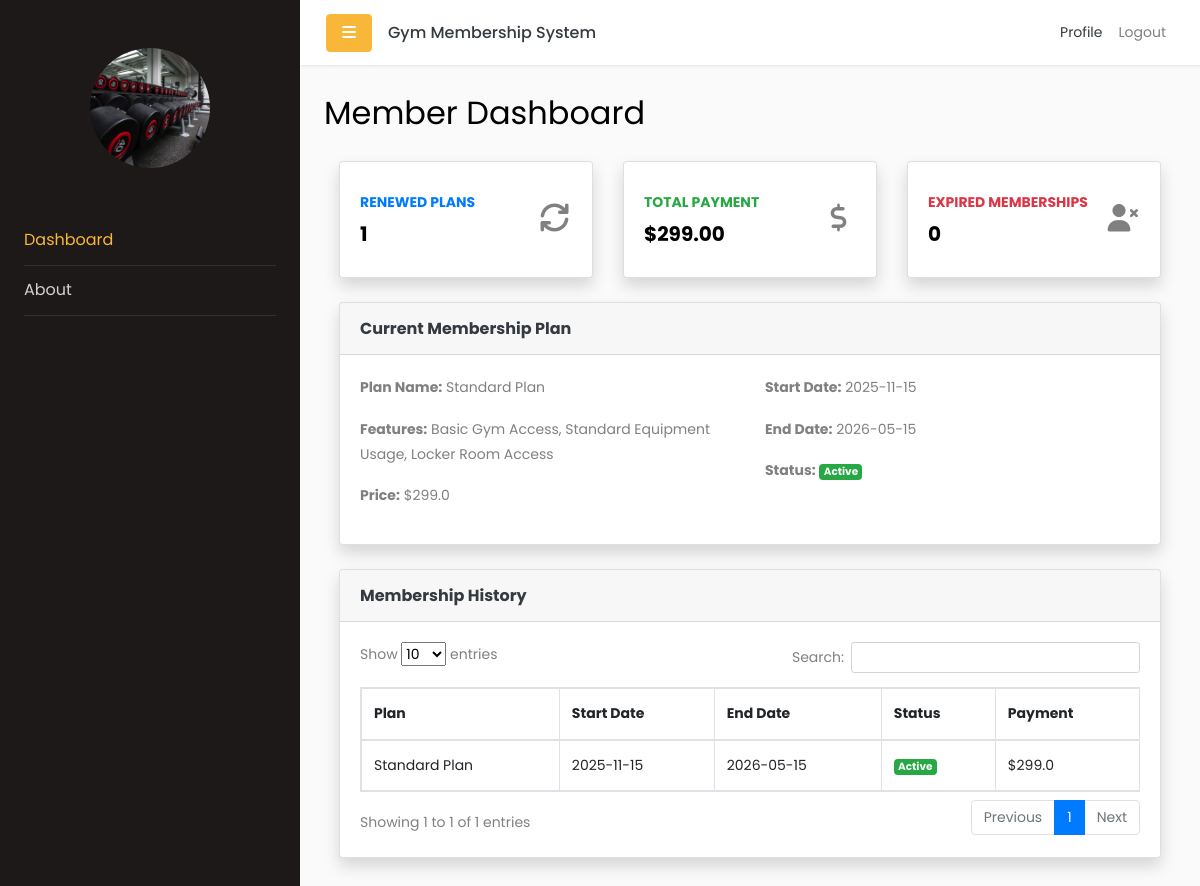
The page /member/dashboard (signed in) on the database its author committed.
### app/models.py (models this page shows)
class MembershipPlan(db.Model):
    __tablename__ = 'membership_plans'
    id = db.Column(db.Integer, primary_key=True)
    name = db.Column(db.String(100), nullable=False)
    features = db.Column(db.Text)
    price = db.Column(db.Float, nullable=False)
    duration_months = db.Column(db.Integer, nullable=False)  # Duration in months
    status = db.Column(db.String(20), default='available')  # 'available' or 'unavailable'
    created_at = db.Column(db.DateTime, default=lambda: datetime.now(timezone.utc))

class Membership(db.Model):
    __tablename__ = 'memberships'
    id = db.Column(db.Integer, primary_key=True)
    member_id = db.Column(db.Integer, db.ForeignKey('users.id'), nullable=False)
    plan_id = db.Column(db.Integer, db.ForeignKey('membership_plans.id'), nullable=False)
    start_date = db.Column(db.DateTime, nullable=False)
    end_date = db.Column(db.DateTime, nullable=False)
    paymentMethod = db.Column(db.String(100))  # e.g., 'credit_card', 'cash', etc.
    status = db.Column(db.String(20), default='active')  # 'active', 'expired', 'cancelled'
    created_at = db.Column(db.DateTime, default=lambda: datetime.now(timezone.utc))
    user = db.relationship('User', backref=db.backref('memberships', lazy=True))
    plan = db.relationship('MembershipPlan', backref=db.backref('memberships', lazy=True))

### app/routes/member_routes.py (the view)
@member_bp.route('/member/dashboard')
@login_required
@role_required('member')
def member_dashboard():
    from flask_login import current_user
    from app.models import Membership, MembershipPlan, MembershipRenewal, db
    memberships = Membership.query.filter_by(member_id=current_user.id).order_by(Membership.start_date.desc()).all()
    membership_history = []
    total_payment = 0
    expired_count = 0
    renewed_count = 0
    current_membership = None
    current_plan = None
    for m in memberships:
        plan = MembershipPlan.query.get(m.plan_id)
        membership_history.append((m, plan))
        total_payment += plan.price if plan else 0
        if m.status == 'expired':
            expired_count += 1
        if MembershipRenewal.query.filter_by(membership_id=m.id).count() > 0:
            renewed_count += 1
        if m.status == 'active' and not current_membership:
            current_membership = m
            current_plan = plan
    return render_template(
        'member/dashboard.html',
        renewed_count=renewed_count,
        total_payment=total_payment,
        expired_count=expired_count,
        current_membership=current_membership,
        current_plan=current_plan,
        membership_history=membership_history
    )

### app/__init__.py (called while the page is built)
@login_manager.user_loader
def load_user(user_id):
    return User.query.get(int(user_id))

### app/templates/member/dashboard.html (shortened to what this page needs)
{% extends 'base.html' %}
{% block content %}
<h2 class="mb-4">Member Dashboard</h2>
<div class="container-fluid">
    <div class="row">
        <div class="col-xl-4 col-md-6 mb-4">
            <div class="card border-left-primary shadow h-100 py-2">
                <div class="card-body">
                    <div class="row no-gutters align-items-center">
                        <div class="col mr-2">
                            <div class="text-xs font-weight-bold text-primary text-uppercase mb-1">Renewed Plans</div>
                            <div class="h5 mb-0 font-weight-bold text-gray-800">{{ renewed_count }}</div>
                        </div>
                        <div class="col-auto">
                            <i class="fas fa-sync fa-2x text-gray-300"></i>
                        </div>
                    </div>
                </div>
            </div>
        </div>
        <div class="col-xl-4 col-md-6 mb-4">
            <div class="card border-left-success shadow h-100 py-2">
                <div class="card-body">
                    <div class="row no-gutters align-items-center">
                        <div class="col mr-2">
                            <div class="text-xs font-weight-bold text-success text-uppercase mb-1">Total Payment</div>
                            <div class="h5 mb-0 font-weight-bold text-gray-800">${{ '{:,.2f}'.format(total_payment) }}</div>
                        </div>
                        <div class="col-auto">
                            <i class="fas fa-dollar-sign fa-2x text-gray-300"></i>
                        </div>
                    </div>
                </div>
            </div>
        </div>
        <div class="col-xl-4 col-md-6 mb-4">
            <div class="card border-left-danger shadow h-100 py-2">
                <div class="card-body">
                    <div class="row no-gutters align-items-center">
                        <div class="col mr-2">
                            <div class="text-xs font-weight-bold text-danger text-uppercase mb-1">Expired Memberships</div>
                            <div class="h5 mb-0 font-weight-bold text-gray-800">{{ expired_count }}</div>
                        </div>
                        <div class="col-auto">
                            <i class="fas fa-user-times fa-2x text-gray-300"></i>
                        </div>
                    </div>
                </div>
            </div>
        </div>
    </div>
    <div class="card shadow mb-4">
        <div class="card-header py-3">
            <h6 class="m-0 font-weight-bold text-dark">Current Membership Plan</h6>
        </div>
        <div class="card-body">
            {% if current_membership and current_plan %}
            <div class="row">
                <div class="col-md-6">
                    <p><strong>Plan Name:</strong> {{ current_plan.name }}</p>
                    <p><strong>Features:</strong> {{ current_plan.features }}</p>
                    <p><strong>Price:</strong> ${{ current_plan.price }}</p>
                </div>
                <div class="col-md-6">
                    <p><strong>Start Date:</strong> {{ current_membership.start_date.strftime('%Y-%m-%d') }}</p>
                    <p><strong>End Date:</strong> {{ current_membership.end_date.strftime('%Y-%m-%d') }}</p>
                    <p><strong>Status:</strong>
                        {% if current_membership.status == 'active' %}
                            <span class="badge bg-success text-light">Active</span>
                        {% elif current_membership.status == 'expired' %}
                            <span class="badge bg-danger text-light">Expired</span>
                        {% else %}
                            <span class="badge bg-secondary">{{ current_membership.status|capitalize }}</span>
                        {% endif %}
                    </p>
                </div>
            </div>
            {% else %}
            <p class="text-muted">No active membership plan found.</p>
            {% endif %}
        </div>
    </div>
    <div class="card shadow mb-4">
        <div class="card-header py-3">
            <h6 class="m-0 font-weight-bold text-dark">Membership History</h6>
        </div>
        <div class="card-body">
            <div class="table-responsive">
                <table class="table table-bordered" id="memberHistoryTable">
                    <thead>
                        <tr>
                            <th>Plan</th>
                            <th>Start Date</th>
                            <th>End Date</th>
                            <th>Status</th>
                            <th>Payment</th>
                        </tr>
                    </thead>
                    <tbody>
                        {% for membership, plan in membership_history %}
                        <tr>
                            <td>{{ plan.name }}</td>
                            <td>{{ membership.start_date.strftime('%Y-%m-%d') }}</td>
                            <td>{{ membership.end_date.strftime('%Y-%m-%d') }}</td>
                            <td>
                                {% if membership.status == 'active' %}
                                    <span class="badge bg-success text-light">Active</span>
                                {% elif membership.status == 'expired' %}
                                    <span class="badge bg-danger text-light">Expired</span>
                                {% else %}
                                    <span class="badge bg-secondary">{{ membership.status|capitalize }}</span>
                                {% endif %}
                            </td>
                            <td>${{ plan.price }}</td>
                        </tr>
                        {% else %}
                            No membership history found.
                        {% endfor %}
                    </tbody>
                </table>
            </div>
        </div>
    </div>
</div>
{% endblock %}

### rows shown on the page
MembershipPlan: name "Standard Plan", features "Basic Gym Access, Standard Equipment Usage, Locker Room Access", price "299.0"
Membership: start_date "2025-11-15", end_date "2026-05-15", name "Standard Plan", status "Active", price "299.0"

### other values the page prints
{{ renewed_count }} "1"
{{ '{:,.2f}'.format(total_payment) }} "299.00"
{{ expired_count }} "0"
